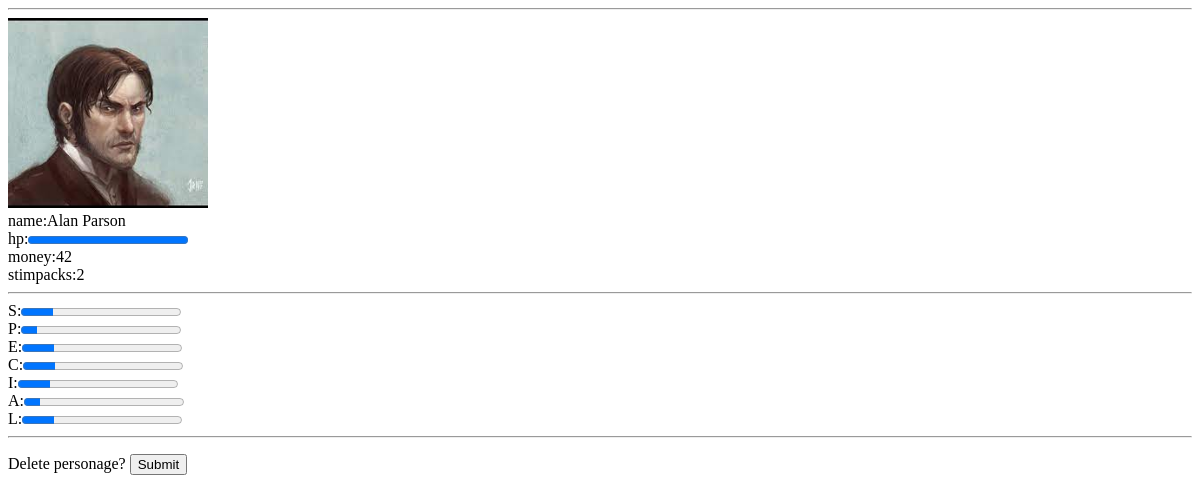
The page /personage/1 on the database as committed earlier.
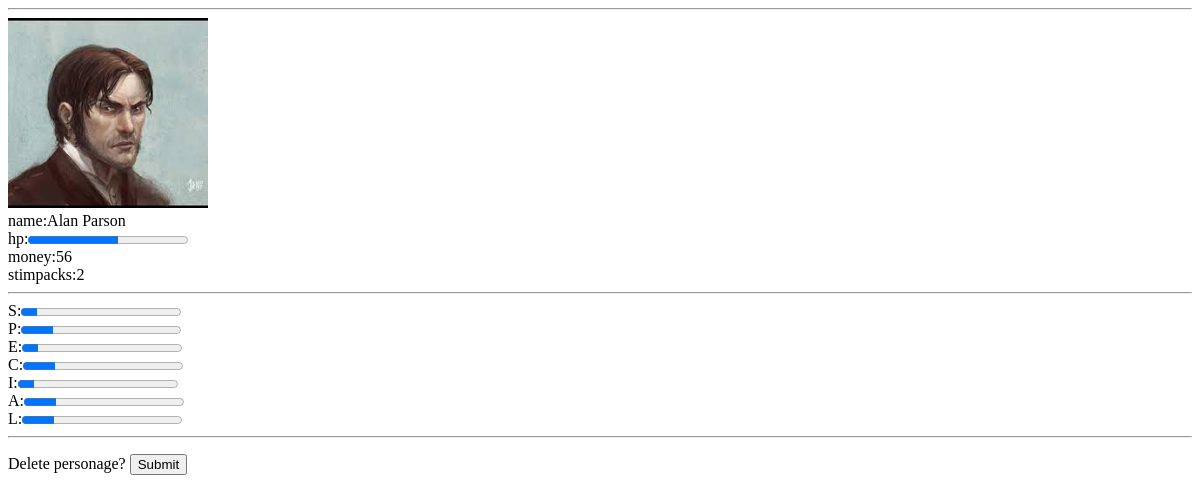
The same page on the database as committed later.
### models.py (models this page shows, shortened)
class PersonageModel(db.Model):
    __tablename__ = "personages"
    id = db.Column(db.Integer, primary_key=True)
    name = db.Column(db.String(20), unique = True)
    strength = db.Column(db.Integer, nullable=False)
    perception = db.Column(db.Integer, nullable=False)
    endurance = db.Column(db.Integer, nullable=False)
    charisma = db.Column(db.Integer, nullable=False)
    intellect = db.Column(db.Integer, nullable=False)
    agility = db.Column(db.Integer, nullable=False)
    luck = db.Column(db.Integer, nullable=False)
    max_hp = db.Column(db.Integer,nullable=False)
    hp = db.Column(db.Integer, nullable=False)
    money = db.Column(db.Integer, nullable=False)
    experience = db.Column(db.Integer, nullable=False)
    stimpacks = db.Column(db.Integer, nullable=False)
    avatar_path=db.Column(db.String(50))
    state=db.Column(db.String(10))

### main.py (the view)
@app.route("/personage/<p_id>",methods=["POST","GET"])
def pers_page(p_id):
    if request.method == "GET":
        personage = PersonageModel.query.filter_by(id=p_id).first_or_404()
        return render_template("personage.html",personage=personage)
    if request.method == "POST":
        personage = PersonageModel.query.filter_by(id=p_id).first_or_404()
        db.session.delete(personage)
        db.session.commit()
        return redirect("/personages")

### templates/personage.html (shortened to what this page needs)
<!DOCTYPE html>
<html>
<head>
</head>
<body><hr>
    <div><img src="{{url_for('static',  filename=personage.avatar_path)}}" width='200px'></div>
    <div>name:{{personage.name}}</div>
    <div>hp:<progress max="{{personage.max_hp}}" value="{{personage.hp}}"></div>
    <div>money:{{personage.money}}</div>
    <div>stimpacks:{{personage.stimpacks}}</div><hr>
    <div>S:<progress max="10" value="{{personage.strength}}"></div>
    <div>P:<progress max="10" value="{{personage.perception}}"></div>
    <div>E:<progress max="10" value="{{personage.endurance}}"></div>
    <div>C:<progress max="10" value="{{personage.charisma}}"></div>
    <div>I:<progress max="10" value="{{personage.intellect}}"></div>
    <div>A:<progress max="10" value="{{personage.agility}}"></div>
    <div>L:<progress max="10" value="{{personage.luck}}"></div><hr>
<p>
    <form method="post">Delete personage?
<input type="submit"  value="Submit"></form>
	</p>
</body>
</html>

Rows that differ between the two databases and show on the page:
changed PersonageModel "Alan Parson": max_hp 40 → 30 (drawn); money "42" → "56"; strength 2 → 1 (drawn); perception 1 → 2 (drawn); endurance 2 → 1 (drawn); intellect 2 → 1 (drawn); agility 1 → 2 (drawn)
